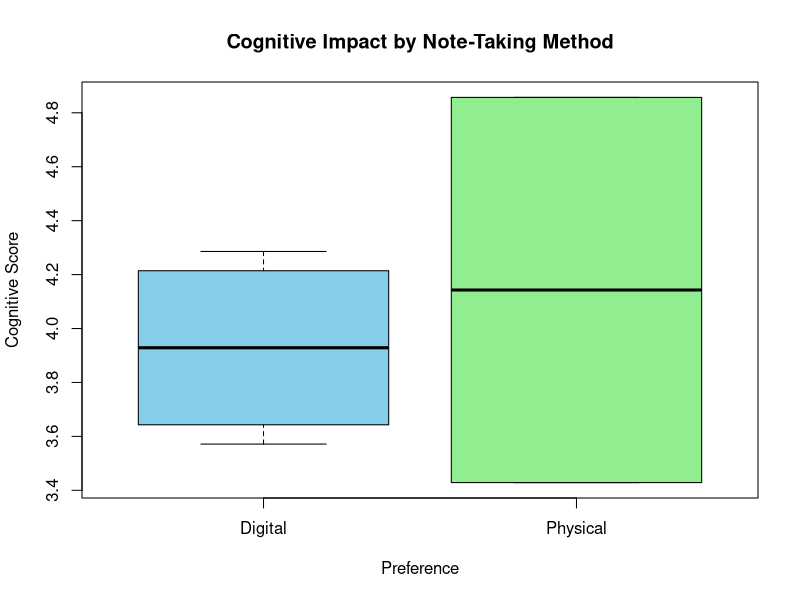

Recreate this plot in R.
library(tidyverse)
library(dplyr)

# Loading csv
df<-read.csv("data_R.csv")

# 1 - Digital and 2 - Physical
df$Preference <- factor(df$Preference, levels = c("1", "2"))
df$Preference

"-----------------------------------------------------------------------------------------------"

"Hypothesis 4 - Physical note-taking participants will demonstrate a significantly greater positive cognitive impact—measured through higher focus, lower cognitive load, and better retention—compared to digital note-taking participants."

df <- df %>%
  mutate(
    CognitiveScore = rowMeans(df[, c("Cognitive1", "Cognitive2", "Cognitive3", "Cognitive4", 
                                     "Cognitive5", "Cognitive6", "Cognitive7")], na.rm = TRUE),
    Preference = factor(Preference, levels = c("1", "2"), labels = c("Digital", "Physical"))
  )

# Filtering missing values
filtered_data <- df %>%
  filter(!is.na(Preference) & !is.na(CognitiveScore))

# Normality checking
shapiro.test(filtered_data$CognitiveScore)
# p-value was 0.6338 > 0.05 which means normal - parametric tests can be performed

# We can now do t-test
t.test(CognitiveScore ~ Preference, data = filtered_data)
# No significance difference was found that means fail to reject null hypothesis

# Since t-test showed no significant difference, now running descriptive statistics
filtered_data %>%
  group_by(Preference) %>%
  summarise(
    Mean = mean(CognitiveScore, na.rm = TRUE),
    Median = median(CognitiveScore, na.rm = TRUE),
    SD = sd(CognitiveScore, na.rm = TRUE),
    N = n()
  )
"Although the physical group showed greater variability, both groups had matching medians, 
suggesting no strong skew."

boxplot(CognitiveScore ~ Preference, data = filtered_data,
        main = "Cognitive Impact by Note-Taking Method",
        ylab = "Cognitive Score", col = c("skyblue", "lightgreen"))

"-----------------------------------------------------------------------------------------------"

